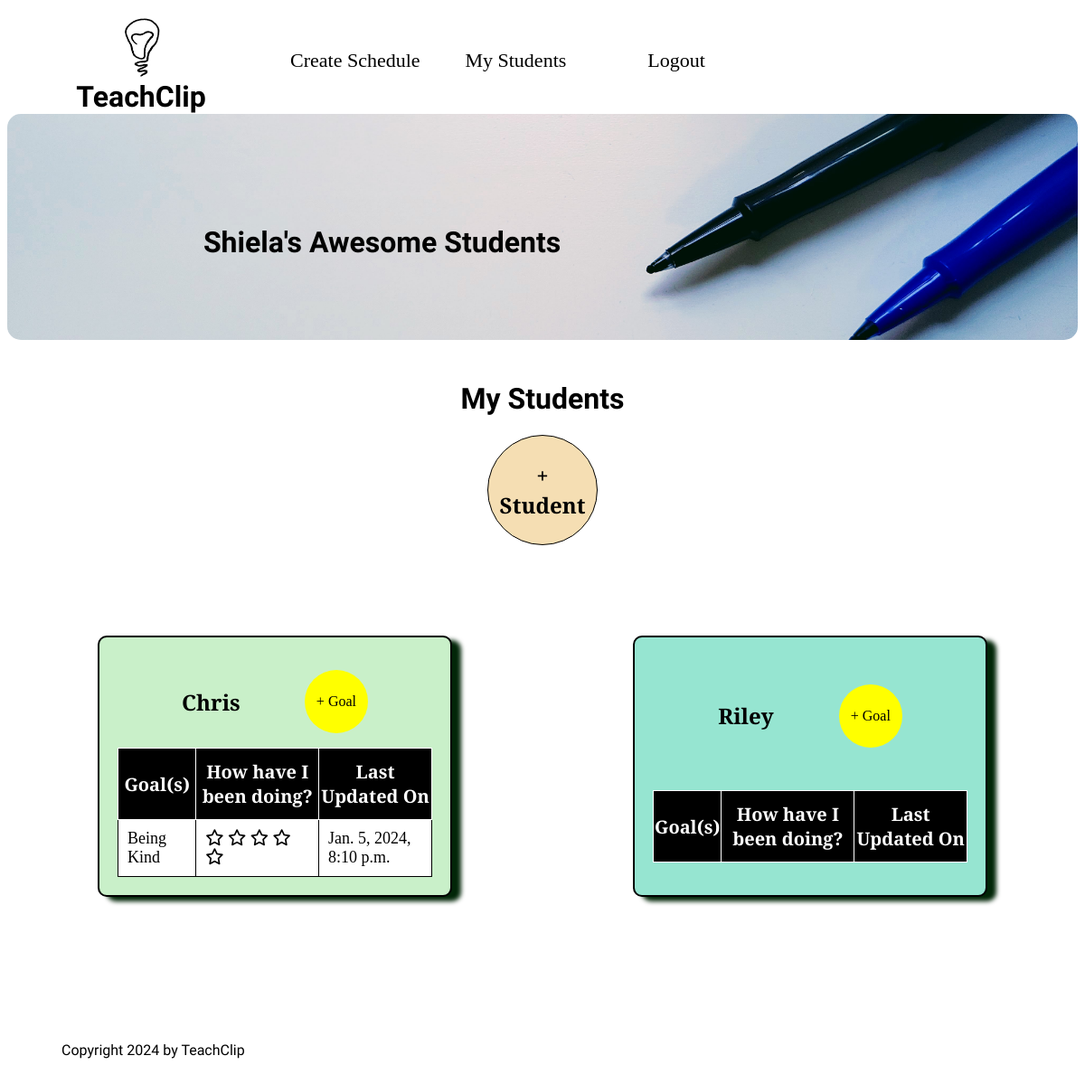
Page /goals/teacher_home/ (signed in) on the committed database.
### goalchart/models.py (models this page shows, shortened)
class Student(models.Model):
    student_first_name = models.CharField(max_length=200)
    GRADE_IN_SCHOOL_CHOICES = [
        ("K", "Kindergarten"),
        ("G1", "1st Grade"),
        ("G2", "2nd Grade"),
        ("G3", "3rd Grade"),
        ("G4", "4th Grade"),
        ("G5", "5th Grade"),
        ("GO", "Other"),
    ]
    grade_in_school = models.CharField(
        max_length=2,
        choices=GRADE_IN_SCHOOL_CHOICES,
        default="K",
    )
    created_on = models.DateTimeField(auto_now_add=True)
    last_modified = models.DateTimeField(auto_now=True)
    teacher = models.ForeignKey(
        settings.AUTH_USER_MODEL,
        related_name="students",
        on_delete=models.CASCADE,
        null=True,
    )
    class Meta:
        ordering = ["student_first_name"]

class Goal(models.Model):
    student = models.ForeignKey(
        Student,
        related_name="goals",
        on_delete=models.CASCADE,
        null=True,
    )
    schedule = models.ForeignKey(
        Schedule,
        related_name="goals",
        on_delete=models.CASCADE,
        null=True,
    )
    goal_name = models.CharField(max_length=200)
    goal_description = models.TextField()
    goal_picture = models.URLField()
    last_modified = models.DateTimeField(auto_now=True, null=True)
    goal_rating = models.PositiveSmallIntegerField(default = 0,null=True)
    def average_rating(self) -> float:
        return Rating.objects.filter(goals=self).aggregate(Avg("rating")) ["rating_avg"] or 0
    class Meta:
        ordering = ["goal_name"]

### goalchart/views.py (the view)
# urls.py: path("teacher_home/", goal_list, name="teacher_home"),
@login_required
def goal_list(request):
    students = Student.objects.filter(teacher=request.user)
    context = {
        "students": students,
    }
    return render(request, "goalchart/teacher_home.html", context)

### goalchart/templates/goalchart/teacher_home.html (shortened to what this page needs)
{% extends "base.html" %}
{% load static %}
{% block userimg %}
  <div class="info-img">
    <img src="{% static "img/pens.jpg" %}" alt="pens image">
    <h1>{{ user.first_name }}'s Awesome Students</h1>
  </div>
{% endblock userimg %}
{% block main %}
<div class="center-container">
  <h1>My Students</h1>
  <div class="add-big-button">
    <a href="{% url "add_student" %}"><h2>+ Student</h2></a>
  </div>
</div>
<div class="student-container">
  {% for student in students %}
    <div class="student-box {% cycle "group1" "group2" "group3" %}">
      <h2>{{ student.student_first_name }}</h2>
      <a href="{% url "create_goal" student.id %}"><p>+ Goal</p></a>
      <table>
        <thead>
          <tr>
            <th>Goal(s)</th>
            <th>How have I been doing?</th>
            <th>Last Updated On</th>
          </tr>
        </thead>
        <tbody class="striped-table">
          {% for goal in student.goals.all %}
          <tr>
              <td><a href="{% url "edit_goal" goal.id %}">{{ goal.goal_name}}</a></td>
              <td>
                <a href="{% url "goal_chart" goal.id %}">
                <i class="fa-regular fa-star {% if goal.average_rating > 0 %} checked {% endif %}"></i>
                <i class="fa-regular fa-star {% if goal.average_rating > 1 %} checked {% endif %}"></i>
                <i class="fa-regular fa-star {% if goal.average_rating > 2 %} checked {% endif %}"></i>
                <i class="fa-regular fa-star {% if goal.average_rating > 3 %} checked {% endif %}"></i>
                <i class="fa-regular fa-star {% if goal.average_rating > 4 %} checked {% endif %}"></i></a>
              </td>
              <td>{{ goal.last_modified }}</td>
          </tr>
          {% endfor %}
        </tbody>
      </table>
    </div>
  {% endfor %}
</div>
{% endblock main %}

### goalchart/static/css/styles.css (style rules this page uses)
html, body { font-family: 'Cormorant Garamond', serif; }
a { text-decoration: none; color: black; }
h1 { font-family: 'Shadows Into Light', cursive; text-align: center; }
.info-img { position: relative; }
.info-img img { width: 100%; height: 250px; object-fit: cover; border-radius: 15px; margin-bottom: 20px; }
.info-img h1 { position: absolute; top: 40%; left: 25%; transform: translate(-20%, -20%) }
.center-container { display: flex; flex-flow: column wrap; justify-content: center; align-items: center; }
.add-big-button { display: flex; flex-flow: column wrap; justify-content: center; text-align: center; border-radius: 50%; height: 100px; width: 100px; background-color: wheat; padding: 10px; border: 1px solid; }
.student-container { display: grid; grid-template-columns: repeat(2, 50%); }
.student-box { display: flex; flex-flow: row wrap; justify-content: space-evenly; align-items: center; margin: 100px; border: 2px solid; border-radius: 10px; padding: 20px; box-shadow: 10px 5px 5px rgb(2, 38, 8); }
.student-box p { background-color: yellow; width: 50px; height: 50px; text-align: center; display: flex; flex-flow: column wrap; justify-content: center; align-items: center; border-radius: 50%; padding: 10px; }
.group1 { background-color: rgb(201, 240, 201); }
.group2 { background-color: rgb(150, 229, 209); }
table { border: 2px solid black; border-collapse: collapse; width: 100%; }
table th { padding-top: 12px; padding-bottom: 12px; text-align: center; background: black; color: white; font-size: 20px; margin-left: 5px; margin-right: 5px; }
table td { font-size: 18px; padding: 10px; }
table, th, td { border: 1px solid; }
.striped-table> tr:nth-child(odd) { background-color: white; }

### rows in the picture
Student: student_first_name "Chris"
Goal: goal_name "Being Kind", last_modified "Jan. 5, 2024, 8:10 p.m."
Student: student_first_name "Riley"

### other values in the picture
{{ user.first_name }} "Shiela"
